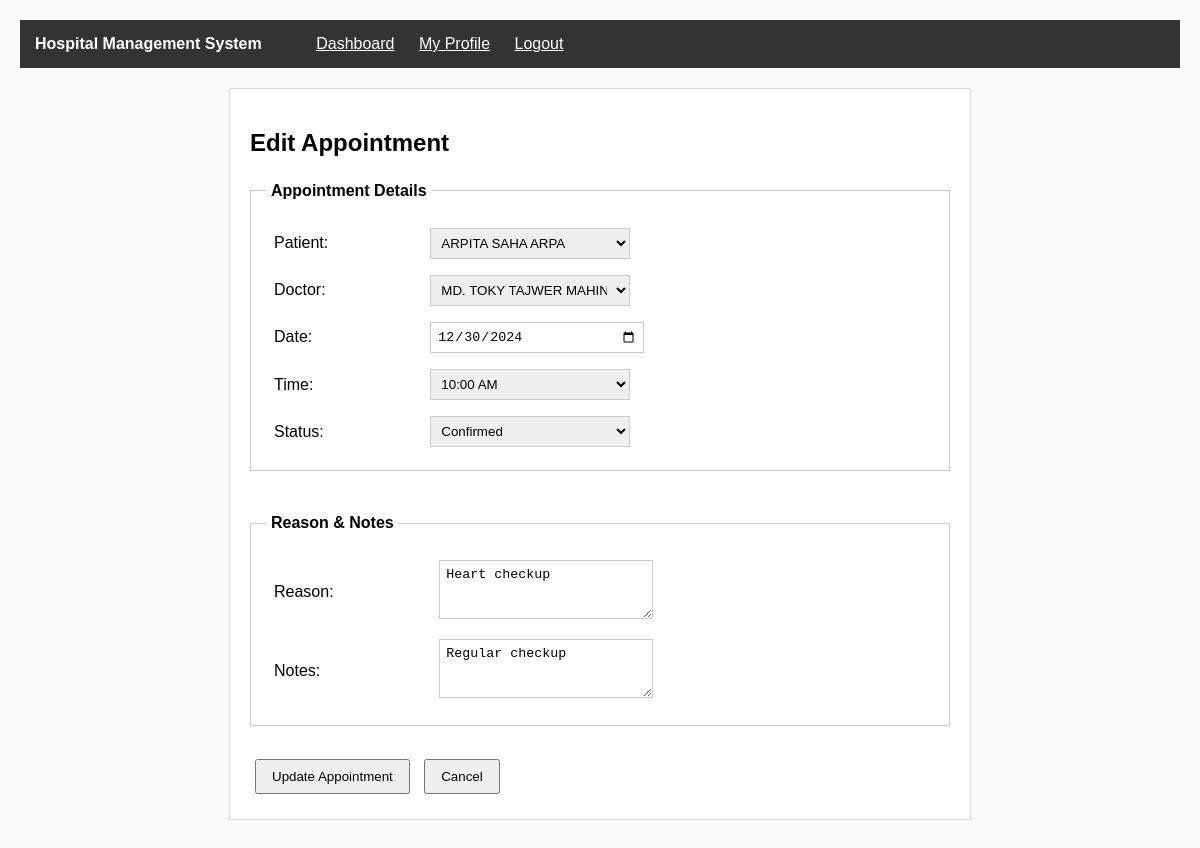
Screenshot of /view/appointment_edit.php?id=1 (signed in) with the database file from the repository.
### tables this page shows
CREATE TABLE appointments (
  id INT AUTO_INCREMENT PRIMARY KEY,
  patient_id INT NOT NULL,
  doctor_id INT NOT NULL,
  appointment_date DATE NOT NULL,
  appointment_time TIME NOT NULL,
  reason TEXT,
  status VARCHAR(20) DEFAULT 'pending',
  notes TEXT,
  created_at TIMESTAMP DEFAULT CURRENT_TIMESTAMP,
  FOREIGN KEY (patient_id) REFERENCES patients(id),
  FOREIGN KEY (doctor_id) REFERENCES doctors(id)
);

CREATE TABLE patients (
  id INT AUTO_INCREMENT PRIMARY KEY,
  user_id INT NOT NULL,
  date_of_birth DATE,
  gender VARCHAR(10),
  blood_group VARCHAR(5),
  address TEXT,
  emergency_contact VARCHAR(20),
  medical_history TEXT,
  FOREIGN KEY (user_id) REFERENCES users(id)
);

CREATE TABLE users (
  id INT AUTO_INCREMENT PRIMARY KEY,
  full_name VARCHAR(100) NOT NULL,
  email VARCHAR(100) NOT NULL,
  phone VARCHAR(20) NOT NULL,
  username VARCHAR(50) NOT NULL UNIQUE,
  password VARCHAR(255) NOT NULL,
  role VARCHAR(20) NOT NULL,
  profile_picture VARCHAR(255),
  original_picture_name VARCHAR(255),
  address TEXT,
  registration_date TIMESTAMP DEFAULT CURRENT_TIMESTAMP
);

CREATE TABLE doctors (
  id INT AUTO_INCREMENT PRIMARY KEY,
  user_id INT NOT NULL,
  department_id INT,
  specialization VARCHAR(100) NOT NULL,
  bio TEXT,
  FOREIGN KEY (user_id) REFERENCES users(id),
  FOREIGN KEY (department_id) REFERENCES departments(id)
);

### model/patientModel.php (called while the page is built, shortened)
<?php
function getPatientById($id)
{
    $con = getConnection();
    $sql = "SELECT * FROM patients WHERE id='{$id}'";
    $result = mysqli_query($con, $sql);
    if (mysqli_num_rows($result) == 1) {
        return mysqli_fetch_assoc($result);
    } else {
        return false;
    }
}
function getAllPatients()
{
    $con = getConnection();
    $sql = "SELECT * FROM patients ORDER BY id ASC";
    $result = mysqli_query($con, $sql);
    $patients = array();
    if (mysqli_num_rows($result) > 0) {
        while ($row = mysqli_fetch_assoc($result)) {
            $patients[] = $row;
        }
    }
    return $patients;
}
?>

### model/appointmentModel.php (called while the page is built, shortened)
<?php
function getAppointmentById($id)
{
    $con = getConnection();
    $sql = "SELECT * FROM appointments WHERE id='{$id}'";
    $result = mysqli_query($con, $sql);
    if (mysqli_num_rows($result) == 1) {
        return mysqli_fetch_assoc($result);
    } else {
        return false;
    }
}
?>

### model/userModel.php (called while the page is built, shortened)
<?php
function getUserById($id)
{
    $con = getConnection();
    $sql = "SELECT * FROM users WHERE id='{$id}'";
    $result = mysqli_query($con, $sql);
    if (mysqli_num_rows($result) == 1) {
        return mysqli_fetch_assoc($result);
    } else {
        return false;
    }
}
?>

### model/doctorModel.php (called while the page is built, shortened)
<?php
function getDoctorById($id)
{
    $con = getConnection();
    $sql = "SELECT * FROM doctors WHERE id='{$id}'";
    $result = mysqli_query($con, $sql);
    if (mysqli_num_rows($result) == 1) {
        return mysqli_fetch_assoc($result);
    } else {
        return false;
    }
}
function getAllDoctors()
{
    $con = getConnection();
    $sql = "SELECT * FROM doctors ORDER BY id ASC";
    $result = mysqli_query($con, $sql);
    $doctors = array();
    if (mysqli_num_rows($result) > 0) {
        while ($row = mysqli_fetch_assoc($result)) {
            $doctors[] = $row;
        }
    }
    return $doctors;
}
?>

### view/appointment_edit.php (the view, shortened to what this page needs)
<?php
require_once('../model/appointmentModel.php');
require_once('../model/patientModel.php');
require_once('../model/doctorModel.php');
require_once('../model/userModel.php');
$appointment_id = isset($_GET['id']) ? $_GET['id'] : 0;
$appointment = getAppointmentById($appointment_id);
$patients = getAllPatients();
$doctors = getAllDoctors();
$current_patient = getPatientById($appointment['patient_id']);
$current_doctor = getDoctorById($appointment['doctor_id']);
?>
<!DOCTYPE html>
<html lang="en">
<head>
    <link rel="stylesheet" href="../assets/css/style.css">
</head>
<body>
    <div class="navbar">
        <span class="navbar-title">Hospital Management System</span>
        <a href="dashboard_admin.php" class="navbar-link">Dashboard</a>
        <a href="profile_view.php" class="navbar-link">My Profile</a>
        <a href="../controller/logout.php" class="navbar-link">Logout</a>
    </div>
    <div class="main-container">
        <h2>Edit Appointment</h2>
        <form method="POST" action="../controller/edit_appointment.php">
            <fieldset>
                <legend>Appointment Details</legend>
                <table cellpadding="8" width="100%">
                    <tr>
                        <td>Patient:</td>
                        <td>
                            <select name="patient_id" required>
                                <?php foreach ($patients as $p): ?>
                                    <?php $p_user = getUserById($p['user_id']); ?>
                                    <option value="<?php echo $p['id']; ?>" <?php echo $p['id'] == $appointment['patient_id'] ? 'selected' : ''; ?>>
                                        <?php echo $p_user['full_name']; ?>
                                    </option>
                                <?php endforeach; ?>
                            </select>
                        </td>
                    </tr>
                    <tr>
                        <td>Doctor:</td>
                        <td>
                            <select name="doctor_id" required>
                                <?php foreach ($doctors as $d): ?>
                                    <?php $d_user = getUserById($d['user_id']); ?>
                                    <option value="<?php echo $d['id']; ?>" <?php echo $d['id'] == $appointment['doctor_id'] ? 'selected' : ''; ?>>
                                        <?php echo $d_user['full_name']; ?> - <?php echo $d['specialization']; ?>
                                    </option>
                                <?php endforeach; ?>
                            </select>
                        </td>
                    </tr>
                    <tr>
                        <td>Date:</td>
                        <td><input type="date" name="appointment_date"
                                value="<?php echo $appointment['appointment_date']; ?>" required></td>
                    </tr>
                    <tr>
                        <td>Time:</td>
                        <td>
                            <select name="appointment_time" required>
                                <option value="10:00:00" <?php echo $appointment['appointment_time'] == '10:00:00' ? 'selected' : ''; ?>>10:00 AM</option>
                            </select>
                        </td>
                    </tr>
                    <tr>
                        <td>Status:</td>
                        <td>
                            <select name="status" required>
                                <option value="confirmed" <?php echo $appointment['status'] == 'confirmed' ? 'selected' : ''; ?>>Confirmed</option>
                            </select>
                        </td>
                    </tr>
                </table>
            </fieldset>
            <br>
            <fieldset>
                <legend>Reason & Notes</legend>
                <table cellpadding="8" width="100%">
                    <tr>
                        <td>Reason:</td>
                        <td><textarea name="reason" rows="3" cols="50"><?php echo $appointment['reason']; ?></textarea>
                        </td>
                    </tr>
                    <tr>
                        <td>Notes:</td>
                        <td><textarea name="notes" rows="3" cols="50"><?php echo $appointment['notes']; ?></textarea>
                        </td>
                    </tr>
                </table>
            </fieldset>
            <br>
            <div>
                <input type="submit" name="submit" value="Update Appointment">
                <a href="appointment_view.php?id=<?php echo $appointment['id']; ?>"><button
                        type="button">Cancel</button></a>
            </div>
        </form>
    </div>
</body>
</html>

### assets/css/style.css (style rules this page uses)
body { margin: 0; padding: 20px; background-color: #fafafa; font-family: Arial, sans-serif; }
.main-container { width: 700px; margin: 20px auto; padding: 20px; background-color: white; border: 1px solid #ddd; }
.navbar { background-color: #333; color: white; padding: 15px; margin-bottom: 20px; }
.navbar-title { margin-right: 30px; font-weight: bold; }
.navbar-link { color: white; margin-left: 20px; }
fieldset { padding: 15px; margin: 10px 0; border: 1px solid #ccc; }
legend { font-weight: bold; padding: 5px; }
table { width: 100%; border-collapse: collapse; }
td { padding: 8px; }
input[type="text"], input[type="email"], input[type="password"], input[type="tel"], input[type="number"], input[type="date"], textarea, select { width: 200px; padding: 6px; border: 1px solid #ccc; }
input[type="submit"], button { padding: 8px 15px; margin: 5px; cursor: pointer; }
a { color: blue; }

### rows the page displays
appointments: patient_id "ARPITA SAHA ARPA", doctor_id "MD. TOKY TAJWER MAHIN - Cardiologist", appointment_date "12/30/2024", appointment_time "10:00 AM", status "Confirmed", reason "Heart checkup", notes "Regular checkup"
